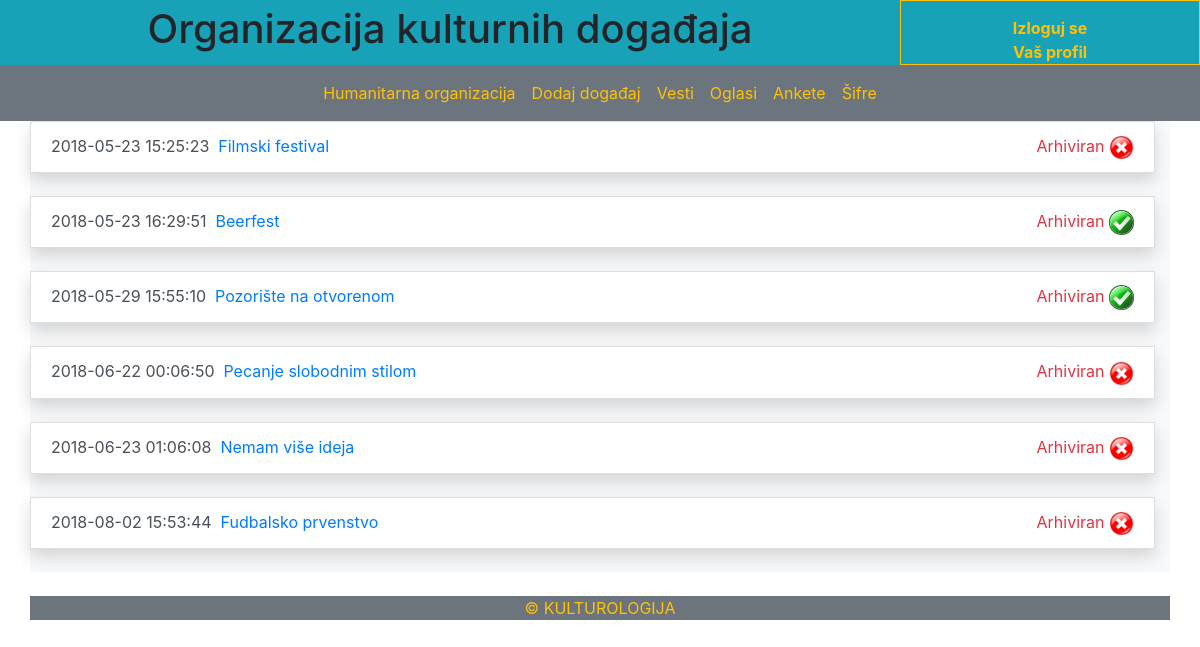
Page /organizacija/Odogadjaji.php (signed in) on the committed database.
### tables this page shows
CREATE TABLE `dogadjaj` (
  `id_dogadjaj` int(11) NOT NULL AUTO_INCREMENT,
  `naslov` varchar(45) NOT NULL,
  `tekst` varchar(10000) NOT NULL,
  `vreme_dogadjaja` timestamp NOT NULL DEFAULT '0000-00-00 00:00:00',
  `vreme_postavljanja` timestamp NOT NULL DEFAULT CURRENT_TIMESTAMP,
  `vreme_isticanja` timestamp NOT NULL DEFAULT '0000-00-00 00:00:00',
  `mesto` varchar(45) NOT NULL,
  `autor` varchar(45) NOT NULL,
  `organizacija_id_organizacija` int(11) NOT NULL,
  `brisanje` tinyint(1) NOT NULL DEFAULT '1',
  PRIMARY KEY (`id_dogadjaj`),
  KEY `fk_dogadjaj_organizacija1_idx` (`organizacija_id_organizacija`),
  CONSTRAINT `fk_dogadjaj_organizacija1` FOREIGN KEY (`organizacija_id_organizacija`) REFERENCES `organizacija` (`id_organizacija`) ON DELETE NO ACTION ON UPDATE NO ACTION
);

### organizacija/Odogadjaji.php (the view, shortened to what this page needs)
<?php
$link = mysqli_connect("localhost", "root", "", "kultura")
            or die ("Greska prilikom konekcije na bazu!");
mysqli_set_charset($link,"utf8");
$poruka = "";
$dogadjaji = mysqli_query($link, "SELECT * FROM dogadjaj WHERE organizacija_id_organizacija={$_SESSION['id_organizacija']} ORDER BY vreme_dogadjaja ASC");
?>
<!DOCTYPE html>
<html>
<head>
<?php
    include_once "../moduli/bootstrapModul.php";
?>
</head>
<body>
    <div class="container-fluid bg-info">
        <div class="row">
            <h1 class="col-sm-9" style="display: flex; justify-content: center; align-items: center;">Organizacija kulturnih događaja</h1>
            <div class="col-sm-3 border border-warning" style="align-items: center; padding-top:15px">
                <a class="text-warning" style="display: flex; justify-content: center;" href="../logout.php"><b>Izloguj se</b></a>
                <a class="text-warning" style="display: flex; justify-content: center;" href="profil.php"><b>Vaš profil</b></a>
            </div>
        </div>
    </div>
<nav class="navbar navbar-expand-md bg-secondary navbar-dark sticky-top">
  <div class="collapse navbar-collapse" id="collapsibleNavbar">
    <ul class="navbar-nav align-content-center mx-auto">
        <li class="nav-item flex-fill">
                <a class="nav-link text-warning" href="organizacija.php"><?php echo $_SESSION['naziv_organizacije']; ?></a>
            </li>
            <li class="nav-item flex-fill">
                <a class="nav-link text-warning active" href="dodajDogadjaj.php">Dodaj događaj</a>
            </li>
            <li class="nav-item flex-fill">
                <a class="nav-link text-warning" href="Ovesti.php">Vesti</a>
            </li>
            <li class="nav-item flex-fill">
                <a class="nav-link text-warning" href="Ooglasi.php">Oglasi</a>
            </li>
            <li class="nav-item flex-fill">
                <a class="nav-link text-warning" href="Oankete.php">Ankete</a>
            </li>
            <li class="nav-item flex-fill">
                <a class="nav-link text-warning" href="Osifra.php">Šifre</a>
            </li>
    </ul>
  </div>
</nav>
<div class="container list-group bg-light">
<?php
if($poruka){
    echo $poruka;
} else {
    while($dogadjaj = mysqli_fetch_array($dogadjaji)){
        if($dogadjaj['vreme_isticanja'] < date("Y-m-d h:i:s")){
            $arhiva = "<div class='ml-auto text-danger'>Arhiviran</div>";
        } else {
            $arhiva = "<div class='ml-auto text-success'>Aktuelan</div>";
        }
        if($dogadjaj['brisanje'] == 1){
            $brisanje = '<div id="one"><a href="zatraziBrisanje.php?id_dogadjaj='.$dogadjaj['id_dogadjaj'].'"><img style="width:25px" src="../slike/obrisi.png"><div id="two">Zatraži brisanje</div></a></div>';
        } elseif($dogadjaj['brisanje'] == 0){
            $brisanje = '<div id="one"><img style="width:25px" src="../slike/tacno.png"><div id="two">Čeka se brisanje od administratora</div></a></div>';
        } else {
            $brisanje = '<div id="one"><img style="width:25px" src="../slike/uzvicnik.png"><div id="two">Došlo je do greške!</div></a></div>';
        }
        echo "<div class='list-group-item list-group-item-action shadow'><div class='d-flex'>" . $dogadjaj['vreme_dogadjaja']." &nbsp; <a href='OdogadjajVise.php?id=" . $dogadjaj['id_dogadjaj'] . "'>" . $dogadjaj['naslov']."</a>" . $arhiva. " &nbsp;" . $brisanje."</div></div><br/>";
    }
}
?>
</div>
<?php
    include_once "../moduli/footerModul.php";
?>
</body>
</html>

### moduli/bootstrapModul.php
<?php
echo '<meta charset="UTF-8">
      <meta name="viewport" content="width=device-width, initial-scale=1">
      <link rel="stylesheet" href="https://maxcdn.bootstrapcdn.com/bootstrap/4.1.0/css/bootstrap.min.css">
      <script src="https://ajax.googleapis.com/ajax/libs/jquery/3.3.1/jquery.min.js"></script>
      <script src="https://cdnjs.cloudflare.com/ajax/libs/popper.js/1.14.0/umd/popper.min.js"></script>
      <script src="https://maxcdn.bootstrapcdn.com/bootstrap/4.1.0/js/bootstrap.min.js"></script>';
?>

### moduli/footerModul.php
<?php
echo '<br/><div class="container fixed-relative d-flex justify-content-center text-warning bg-secondary">
        &copy; KULTUROLOGIJA
    </div>';

### organizacija/Odogadjaji.php (style rules this page uses)
#one { position:relative; display:block; }

### rows in the picture
dogadjaj: vreme_dogadjaja "2018-05-23 15:25:23", naslov "Filmski festival", shows "Arhiviran"
dogadjaj: vreme_dogadjaja "2018-05-23 16:29:51", naslov "Beerfest", shows "Arhiviran", brisanje 0 (drawn)
dogadjaj: vreme_dogadjaja "2018-05-29 15:55:10", naslov "Pozorište na otvorenom", shows "Arhiviran", brisanje 0 (drawn)
dogadjaj: vreme_dogadjaja "2018-06-22 00:06:50", naslov "Pecanje slobodnim stilom", shows "Arhiviran"
dogadjaj: vreme_dogadjaja "2018-06-23 01:06:08", naslov "Nemam više ideja", shows "Arhiviran"
dogadjaj: vreme_dogadjaja "2018-08-02 15:53:44", naslov "Fudbalsko prvenstvo", shows "Arhiviran"

### other values in the picture
$_SESSION['naziv_organizacije'] "Humanitarna organizacija"
